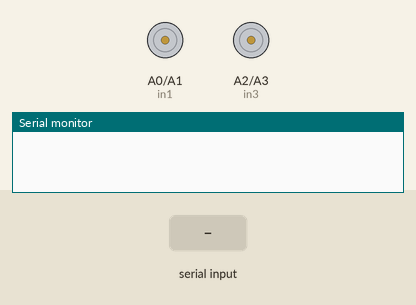
This sketch was run on a simulated Arduino Uno, built with avr-gcc and run on an emulated ATmega328P. Parts: motor-driver pin pairs drawn as motors (green arrow = first pin HIGH = forward, orange = second pin HIGH = backward, longer = more drive, scaled by the enable pin), the last lines printed to the serial monitor. The inputs (shaded band) are chosen by the test bench.

Above: at 1.2 s.
1.3 s: "F" received over the second serial link
At 2.0 s:
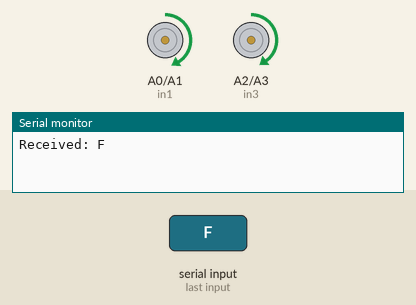
2.8 s: "B" received over the second serial link
At 3.1 s:
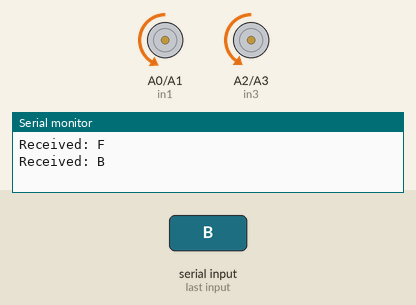
4.3 s: "L" received over the second serial link
At 5.5 s:
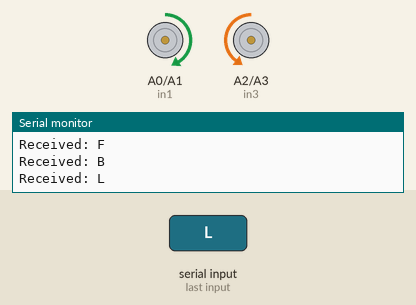
5.8 s: "R" received over the second serial link
At 6.6 s:
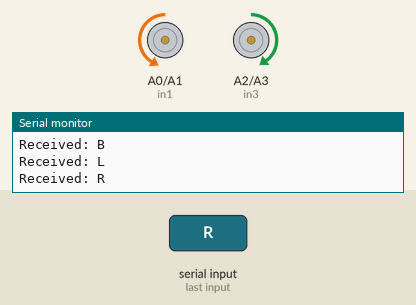
7.3 s: "S" received over the second serial link
At 7.7 s:
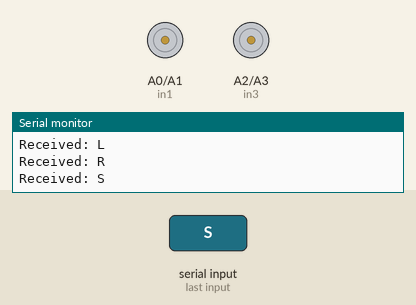
Timing chart, 0 to 9.8 s (numbered marks = the images above; inputs shaded):
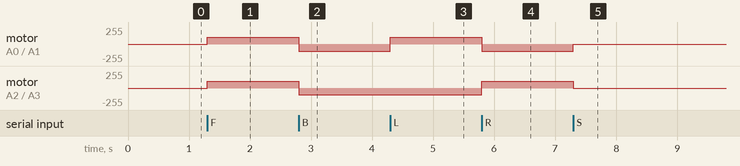

Measured:
- after the input at 1.3 s, motor on A0 (in1) / A1 (in2): stopped → forward 105/255 at once; motor on A2 (in3) / A3 (in4): stopped → forward 100/255 at once
- after the input at 2.8 s, motor on A0 (in1) / A1 (in2): forward 105/255 → backward 105/255 at once; motor on A2 (in3) / A3 (in4): forward 100/255 → backward 100/255 at once
- after the input at 4.3 s, motor on A0 (in1) / A1 (in2): backward 105/255 → forward 105/255 at once
- after the input at 5.8 s, motor on A0 (in1) / A1 (in2): forward 105/255 → backward 105/255 at once; motor on A2 (in3) / A3 (in4): backward 100/255 → forward 100/255 at once
- after the input at 7.3 s, motor on A0 (in1) / A1 (in2): backward 105/255 → stopped at once; motor on A2 (in3) / A3 (in4): forward 100/255 → stopped at once

The sketch:

Bluetooth.ino
```cpp
#include <SoftwareSerial.h>

SoftwareSerial bluetoothSerial(0, 1); // RX, TX pins for HC-05

int enA = 11;
int in1 = A0;
int in2 = A1;
// Motor B connections
int enB = 10;
int in3 = A2;
int in4 = A3;

void setup() {
  Serial.begin(9600);

  // Set all the motor control pins to outputs
  pinMode(enA, OUTPUT);
  pinMode(enB, OUTPUT);
  pinMode(in1, OUTPUT);
  pinMode(in2, OUTPUT);
  pinMode(in3, OUTPUT);
  pinMode(in4, OUTPUT);

  // Turn off motors - Initial state
  digitalWrite(in1, LOW);
  digitalWrite(in2, LOW);
  digitalWrite(in3, LOW);
  digitalWrite(in4, LOW);

  bluetoothSerial.begin(9600); // HC-05 baud rate
}

void loop() {
    if (bluetoothSerial.available() > 0) {
      char data = bluetoothSerial.read();
      Serial.print("Received: ");
      Serial.println(data);

        // Interpret Bluetooth commands and control motors accordingly
        switch (data) {
            case 'F':
                moveForward();
                break;
            case 'B':
                moveBackward();
                break;
            case 'L':
                turnLeft();
                break;
            case 'R':
                turnRight();
                break;
            case 'S':
                stopMotion();
                break;
            default:
                // If an unrecognized command is received
                break;
        }
    }
}

// Function to move forward
void moveForward() {
  analogWrite(enA, 105);
  analogWrite(enB, 100);
  digitalWrite(in1, HIGH);
  digitalWrite(in2, LOW);
  digitalWrite(in3, HIGH);
  digitalWrite(in4, LOW);
}

// Function to move backward
void moveBackward() {
  analogWrite(enA, 105);
  analogWrite(enB, 100);
  digitalWrite(in1, LOW);
  digitalWrite(in2, HIGH);
  digitalWrite(in3, LOW);
  digitalWrite(in4, HIGH);
}

// Function to turn right
void turnRight() {
  analogWrite(enA, 105);
  analogWrite(enB, 100);
  digitalWrite(in1, LOW);
  digitalWrite(in2, HIGH);
  digitalWrite(in3, HIGH);
  digitalWrite(in4, LOW);
}

// Function to turn left
void turnLeft() {
  analogWrite(enA, 105);
  analogWrite(enB, 100);
  digitalWrite(in1, HIGH);
  digitalWrite(in2, LOW);
  digitalWrite(in3, LOW);
  digitalWrite(in4, HIGH);
}

// Function to stop motion
void stopMotion() {
    digitalWrite(in1, LOW);
    digitalWrite(in2, LOW);
    digitalWrite(in3, LOW);
    digitalWrite(in4, LOW);
}
```
